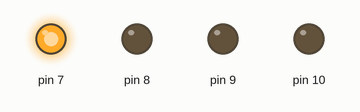
The sketch below on a simulated Arduino Uno, built with avr-gcc and run on an emulated ATmega328P. On the bench: output pins drawn as LEDs (lit = HIGH).

Above: at 0.5 s.
At 2.5 s:
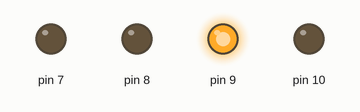
At 4.2 s:
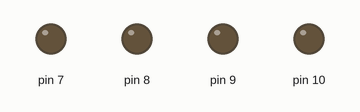
At 5.0 s:
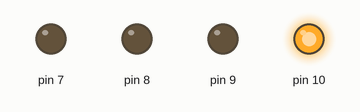
At 10.0 s:
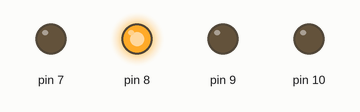
Timing chart, 0 to 11.1 s (numbered marks = the images above):
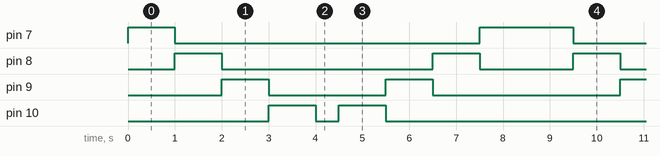

Measured:
- by itself, pin 7: repeats every 8.5 s: LOW 6.5 s, HIGH 2.0 s
- by itself, pin 8: repeats every 8.5 s: LOW 4.5 s, HIGH 1.0 s, LOW 2.0 s, HIGH 1.0 s
- by itself, pin 9: repeats every 8.5 s: LOW 2.5 s, HIGH 1.0 s, LOW 4.0 s, HIGH 1.0 s
- by itself, pin 10: repeats every 8.5 s: LOW 0.50 s, HIGH 1.0 s, LOW 6.0 s, HIGH 1.0 s

The sketch:

Led_Alternado.ino
```cpp
void setup() {
  // put your setup code here, to run once:

  pinMode(7, OUTPUT);
  pinMode(8, OUTPUT);
  pinMode(9, OUTPUT);
  pinMode(10, OUTPUT);
}

void loop() {
  // put your main code here, to run repeatedly:

  digitalWrite(7, HIGH);
  delay(1000);
  digitalWrite(7, LOW);

  digitalWrite(8, HIGH);
  delay(1000);
  digitalWrite(8, LOW);

  digitalWrite(9, HIGH);
  delay(1000);
  digitalWrite(9, LOW);

  digitalWrite(10, HIGH);
  delay(1000);
  digitalWrite(10, LOW);

  delay(500);

  digitalWrite(10, HIGH);
  delay(1000);
  digitalWrite(10, LOW);

  digitalWrite(9, HIGH);
  delay(1000);
  digitalWrite(9, LOW);

  digitalWrite(8, HIGH);
  delay(1000);
  digitalWrite(8, LOW);

  digitalWrite(7, HIGH);
  delay(1000);
  digitalWrite(7, LOW);

}
```
